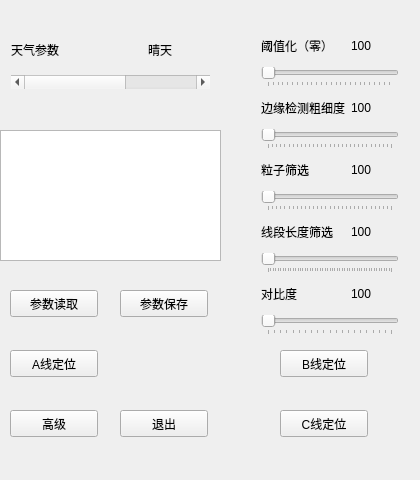
<?xml version="1.0" encoding="UTF-8"?>
<ui version="4.0">
 <class>dlpy_main</class>
 <widget class="QMainWindow" name="dlpy_main">
  <property name="geometry">
   <rect>
    <x>0</x>
    <y>0</y>
    <width>420</width>
    <height>480</height>
   </rect>
  </property>
  <property name="windowTitle">
   <string>控制窗口</string>
  </property>
  <widget class="QWidget" name="centralWidget">
   <widget class="QWidget" name="gridLayoutWidget">
    <property name="geometry">
     <rect>
      <x>250</x>
      <y>20</y>
      <width>160</width>
      <height>326</height>
     </rect>
    </property>
    <layout class="QGridLayout" name="gridLayout">
     <item row="0" column="1">
      <widget class="QLabel" name="label_1">
       <property name="text">
        <string>阈值化（零）</string>
       </property>
      </widget>
     </item>
     <item row="3" column="1">
      <widget class="QLabel" name="label_2">
       <property name="text">
        <string>边缘检测粗细度</string>
       </property>
      </widget>
     </item>
     <item row="3" column="2">
      <widget class="QLabel" name="label_c">
       <property name="text">
        <string>100</string>
       </property>
      </widget>
     </item>
     <item row="4" column="1" colspan="2">
      <widget class="QSlider" name="hs_cthreshold">
       <property name="maximum">
        <number>300</number>
       </property>
       <property name="orientation">
        <enum>Qt::Horizontal</enum>
       </property>
       <property name="tickPosition">
        <enum>QSlider::TicksBelow</enum>
       </property>
      </widget>
     </item>
     <item row="5" column="1">
      <widget class="QLabel" name="label_3">
       <property name="text">
        <string>粒子筛选</string>
       </property>
      </widget>
     </item>
     <item row="5" column="2">
      <widget class="QLabel" name="label_t">
       <property name="text">
        <string>100</string>
       </property>
      </widget>
     </item>
     <item row="6" column="1" colspan="2">
      <widget class="QSlider" name="hs_threshold">
       <property name="maximum">
        <number>300</number>
       </property>
       <property name="orientation">
        <enum>Qt::Horizontal</enum>
       </property>
       <property name="tickPosition">
        <enum>QSlider::TicksBelow</enum>
       </property>
      </widget>
     </item>
     <item row="7" column="1">
      <widget class="QLabel" name="label_4">
       <property name="text">
        <string>线段长度筛选</string>
       </property>
      </widget>
     </item>
     <item row="9" column="1">
      <widget class="QLabel" name="label_5">
       <property name="text">
        <string>对比度</string>
       </property>
      </widget>
     </item>
     <item row="8" column="1" colspan="2">
      <widget class="QSlider" name="hs_thresholdline">
       <property name="maximum">
        <number>500</number>
       </property>
       <property name="orientation">
        <enum>Qt::Horizontal</enum>
       </property>
       <property name="tickPosition">
        <enum>QSlider::TicksBelow</enum>
       </property>
      </widget>
     </item>
     <item row="7" column="2">
      <widget class="QLabel" name="label_tl">
       <property name="text">
        <string>100</string>
       </property>
      </widget>
     </item>
     <item row="10" column="1" colspan="2">
      <widget class="QSlider" name="hs_alpha">
       <property name="maximum">
        <number>200</number>
       </property>
       <property name="orientation">
        <enum>Qt::Horizontal</enum>
       </property>
       <property name="tickPosition">
        <enum>QSlider::TicksBelow</enum>
       </property>
      </widget>
     </item>
     <item row="9" column="2">
      <widget class="QLabel" name="label_a">
       <property name="text">
        <string>100</string>
       </property>
      </widget>
     </item>
     <item row="2" column="1" colspan="2">
      <widget class="QSlider" name="hs_zthreshold">
       <property name="maximum">
        <number>255</number>
       </property>
       <property name="orientation">
        <enum>Qt::Horizontal</enum>
       </property>
       <property name="tickPosition">
        <enum>QSlider::TicksBelow</enum>
       </property>
      </widget>
     </item>
     <item row="0" column="2">
      <widget class="QLabel" name="label_z">
       <property name="text">
        <string>100</string>
       </property>
      </widget>
     </item>
    </layout>
   </widget>
   <widget class="QPushButton" name="button_load">
    <property name="geometry">
     <rect>
      <x>10</x>
      <y>290</y>
      <width>88</width>
      <height>27</height>
     </rect>
    </property>
    <property name="text">
     <string>参数读取</string>
    </property>
   </widget>
   <widget class="QPushButton" name="button_save">
    <property name="geometry">
     <rect>
      <x>120</x>
      <y>290</y>
      <width>88</width>
      <height>27</height>
     </rect>
    </property>
    <property name="text">
     <string>参数保存</string>
    </property>
   </widget>
   <widget class="QWidget" name="gridLayoutWidget_2">
    <property name="geometry">
     <rect>
      <x>0</x>
      <y>20</y>
      <width>221</width>
      <height>80</height>
     </rect>
    </property>
    <layout class="QGridLayout" name="gridLayout_w">
     <item row="0" column="1">
      <widget class="QLabel" name="label">
       <property name="text">
        <string>天气参数</string>
       </property>
      </widget>
     </item>
     <item row="0" column="3">
      <widget class="QLabel" name="label_w">
       <property name="text">
        <string>晴天</string>
       </property>
      </widget>
     </item>
     <item row="1" column="1" colspan="3">
      <widget class="QScrollBar" name="horizontalScrollBar">
       <property name="maximum">
        <number>7</number>
       </property>
       <property name="orientation">
        <enum>Qt::Horizontal</enum>
       </property>
      </widget>
     </item>
    </layout>
   </widget>
   <widget class="QGraphicsView" name="graphicsView">
    <property name="geometry">
     <rect>
      <x>0</x>
      <y>130</y>
      <width>221</width>
      <height>131</height>
     </rect>
    </property>
   </widget>
   <widget class="QPushButton" name="button_A">
    <property name="geometry">
     <rect>
      <x>10</x>
      <y>350</y>
      <width>88</width>
      <height>27</height>
     </rect>
    </property>
    <property name="text">
     <string>A线定位</string>
    </property>
   </widget>
   <widget class="QPushButton" name="button_B">
    <property name="geometry">
     <rect>
      <x>280</x>
      <y>350</y>
      <width>88</width>
      <height>27</height>
     </rect>
    </property>
    <property name="text">
     <string>B线定位</string>
    </property>
   </widget>
   <widget class="QPushButton" name="button_C">
    <property name="geometry">
     <rect>
      <x>280</x>
      <y>410</y>
      <width>88</width>
      <height>27</height>
     </rect>
    </property>
    <property name="text">
     <string>C线定位</string>
    </property>
   </widget>
   <widget class="QPushButton" name="button_exit">
    <property name="geometry">
     <rect>
      <x>120</x>
      <y>410</y>
      <width>88</width>
      <height>27</height>
     </rect>
    </property>
    <property name="text">
     <string>退出</string>
    </property>
   </widget>
   <widget class="QPushButton" name="button_ext">
    <property name="geometry">
     <rect>
      <x>10</x>
      <y>410</y>
      <width>88</width>
      <height>27</height>
     </rect>
    </property>
    <property name="text">
     <string>高级</string>
    </property>
   </widget>
  </widget>
 </widget>
 <layoutdefault spacing="6" margin="11"/>
 <resources/>
 <connections/>
</ui>
